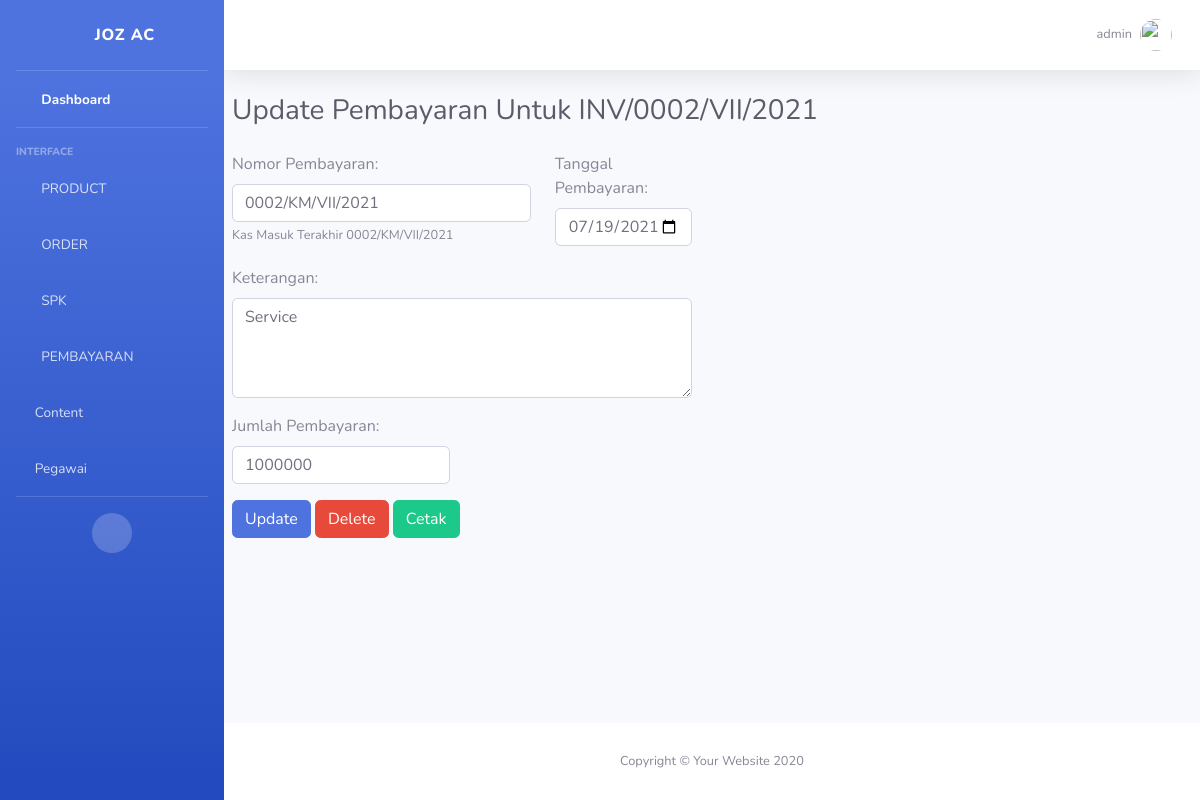
/pembayaran/admin/detail/0002kmvii2021/ (signed in), run on an earlier commit of the app's database.
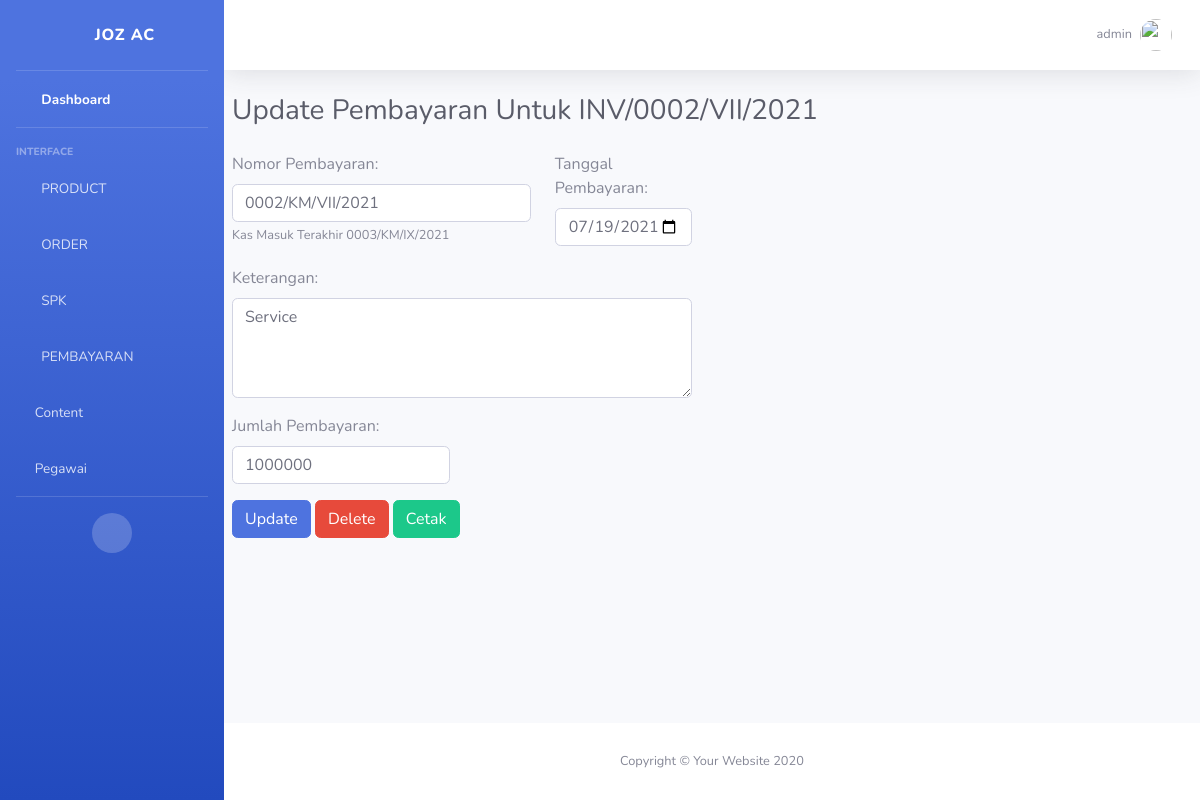
And on a later commit of the database.
### pembayaran/models.py (models this page shows, shortened)
class pembayaranModel(models.Model):
    no_pembayaran       = models.CharField(max_length=30, verbose_name='Nomor Pembayaran')
    tgl_input           = models.DateField(auto_now=True, verbose_name='Tanggal Input')
    invoice             = models.ForeignKey(InvoiceModel, on_delete=models.SET_NULL, related_name='payment', null=True)
    admin               = models.ForeignKey(settings.AUTH_USER_MODEL, on_delete=models.DO_NOTHING, related_name='admin')
    jumlah              = models.PositiveIntegerField(default=0, verbose_name='Jumlah Pembayaran')
    keterangan          = models.TextField()
    tgl_pembayaran      = models.DateField(verbose_name='Tanggal Pembayaran')
    slug_pembayaran     = models.SlugField()
    class Meta:
        verbose_name='Pembayaran'
        verbose_name_plural='Pembayaran'
    def __str__(self):
        return self.no_pembayaran

### pesanan/models.py (models this page shows, shortened)
class InvoiceModel(models.Model):
    statusChoise = [
    ('LUNAS','LUNAS'),
    ('BELUM', 'BELUM LUNAS'),
    ]
    Invoice             = models.CharField(max_length=20, verbose_name='Nomor Invoice')
    clientINV           = models.OneToOneField(ClientModel, blank=True, null=True, related_name='InvoiceClient', verbose_name='Invoice Client', on_delete=models.SET_NULL)
    statusPembayaran    = models.CharField(choices=statusChoise, max_length=20, default='BELUM')
    Keterangan          = models.TextField()
    tanggal			    = models.DateField(auto_now=True, editable=False, verbose_name='Tanggal')
    totalInvoice	    = models.PositiveIntegerField(default=0, verbose_name='Total Pembayaran')
    slug_Invoice	    = models.SlugField()
    class Meta:
        verbose_name='Invoice'
        verbose_name_plural='Invoice'
    def __str__(self):
    	return f"{self.Invoice}"

### pembayaran/views.py (the view)
# urls.py: path('admin/detail/<slug:slug>/', UpdatePayment.as_view(), name='update'),
class UpdatePayment(LoginRequiredMixin, UpdateView):
	login_url = reverse_lazy('account:login')
	model = pembayaranModel
	template_name = 'pembayaran/update.html'
	form_class = pembayaranForm
	success_url = reverse_lazy('pembayaran:search')
	slug_field = 'slug_pembayaran'
	slug_url_kwarg = 'slug'
	extra_context = {
	'lastPayment': model.objects.all().last()
	}

### pembayaran/forms.py
class pembayaranForm(forms.ModelForm):
    class Meta:
        model = pembayaranModel
        fields = ('no_pembayaran', 'jumlah', 'keterangan', 'tgl_pembayaran', 'admin', 'invoice')
        widgets={
            'no_pembayaran':forms.TextInput(attrs={
                'class':"form-control",
                'onchange':"KM_Value(this.value)",
                }),
            'keterangan': forms.Textarea(attrs={
                'class':"form-control",
                'style': 'height: 100px',
                }),
            'tgl_pembayaran':forms.DateInput(attrs={
                'class':"datepicker form-control",
                'type':"date"
                }),
            'jumlah':forms.NumberInput(attrs={
                'class':"form-control",
                }),
            'admin':forms.HiddenInput(),
            'invoice':forms.HiddenInput(),
        }

### account/models.py (called while the page is built)
	def __str__(self):
		return self.username

### pembayaran/templates/pembayaran/update.html (shortened to what this page needs)
{% extends "admin/base_admin.html" %}
{% load static %}
{% block Content %}
<div class="container-fluid pr-auto pl-2">
	<div class="d-sm-flex align-items-center justify-content-between mb-4">
        <h1 class="h3 mb-0 text-gray-800">Update Pembayaran Untuk {{object.invoice}}</h1>
    </div>
    <form method="post" autocomplete="off">
      <div class="row">
      	<div class="col-md-4 mb-3">
          {{form.no_pembayaran.label_tag}}
          {{form.no_pembayaran}}
          <small id="id_no_Pembayaran" class="form-text text-muted">Kas Masuk Terakhir {{lastPayment}}</small>
        </div>
        <div class="col-sm-2 mb-3">
            {{form.tgl_pembayaran.label_tag}}
            {{form.tgl_pembayaran}}
          </div>
        </div>
        <div class="row">
          <div class="col-sm-6 mb-3">
            {{form.keterangan.label_tag}}
            {{form.keterangan}}
          </div>
        </div>
        <div class="row">
          <div class="col-sm-3 mb-3">
            {{form.jumlah.label_tag}}
            {{form.jumlah}}
          </div>
        </div>
        <button type="submit" class="btn btn-primary">Update</button>
        <button type="button" class="btn btn-danger buttonSubmit" data-toggle="modal" data-target="#exampleModal">
          Delete
        </button>
        <a class="btn btn-success" href="{% url "pembayaran:cetak" slug=object.slug_pembayaran%}" target="_blank">Cetak</a>
      </div>
</div>
{% endblock Content %}

What changed in the data, as far as the page shows it:
added pembayaranModel: no_pembayaran "0003/KM/IX/2021"
Also different on the page:
{{ lastPayment }}: "0002/KM/VII/2021" → "0003/KM/IX/2021"
